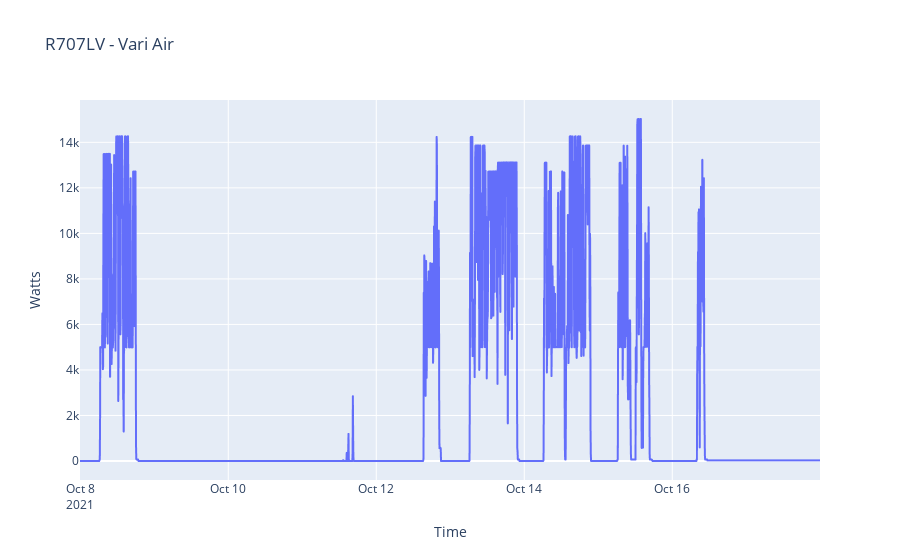

Source (notebook cell):
### Code cell
px.line(
    x=vari_5T.index, y=vari_5T.kw * 1000, 
    title='R707LV - Vari Air',
    labels={
        'x': 'Time',
        'y': 'Watts'
    })

### Figure 1 — Plotly figure (JSON) as saved in the notebook; plotly's stock layout.template omitted (floating-point values rounded to 4 significant figures; data arrays with more than 128 entries replaced by an {"elided": "..."} marker saying what was removed)
{"data": [{"hovertemplate": "Time=%{x}<br>Watts=%{y}<extra></extra>", "legendgroup": "", "line": {"color": "#636efa", "dash": "solid"}, "marker": {"symbol": "circle"}, "mode": "lines", "name": "", "showlegend": false, "type": "scattergl", "x": {"elided": "2881 str values"}, "xaxis": "x", "y": {"elided": "2881 float values"}, "yaxis": "y"}], "layout": {"legend": {"tracegroupgap": 0}, "title": {"text": "R707LV - Vari Air"}, "xaxis": {"anchor": "y", "domain": [0, 1], "title": {"text": "Time"}}, "yaxis": {"anchor": "x", "domain": [0, 1], "title": {"text": "Watts"}}}}
